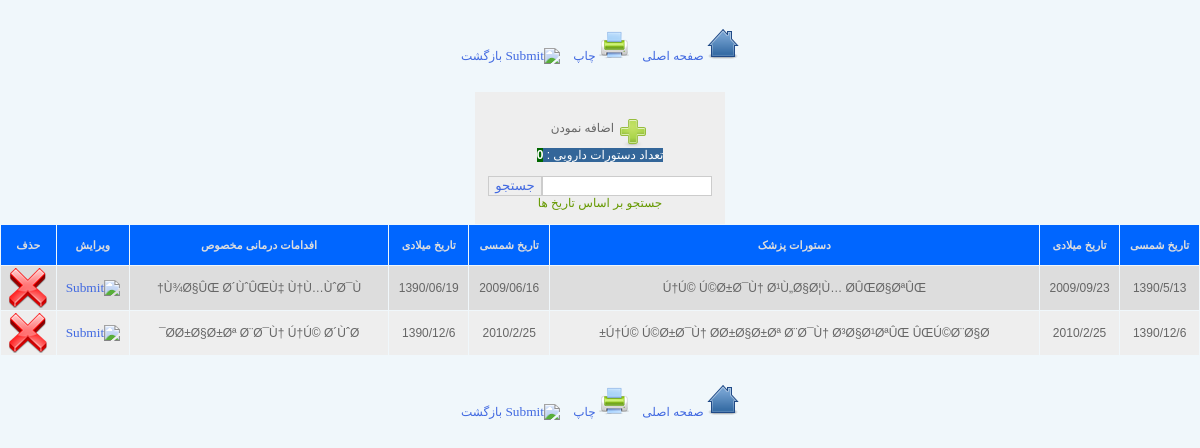
The page /admin/searchMedicationOrders.php (signed in) on the database its author committed.
### tables this page shows
CREATE TABLE IF NOT EXISTS `medicationorders` (
  `medicationOrdersId` int(20) NOT NULL,
  `patientId` int(20) NOT NULL,
  `medicalCommandDateEN` varchar(200) NOT NULL,
  `medicalCommandDateFA` varchar(200) NOT NULL,
  `medicalCommand` varchar(200) NOT NULL,
  `therapeeuticMeasuresDateEN` varchar(200) NOT NULL,
  `therapeeuticMeasuresDateFA` varchar(200) NOT NULL,
  `therapeeuticMeasures` varchar(200) NOT NULL,
  PRIMARY KEY (`medicationOrdersId`)
);

### class/connection.php (called while the page is built, shortened)
<?php
class connection{
	var $link;
	function getdbSettings() {
		$dbSettings['hostName']=$hostName;
		$dbSettings['dbName']=$dbName;
		$dbSettings['dbUser']=$dbUser;
		$dbSettings['dbPass']=$dbPass;
		return $dbSettings;
	}
	function dbConnect() {
		$dbSettings=$this->getdbSettings();
		$hostName=$dbSettings['hostName'];
		$dbName=$dbSettings['dbName'];
		$dbUser=$dbSettings['dbUser'];
		$dbPass=$dbSettings['dbPass'];
		$dbConnectResult=mysql_connect($hostName, $dbUser, $dbPass);
		$this->link=$dbConnectResult;
        if (mysql_select_db($dbName,$dbConnectResult)){
		   return $dbConnectResult;}
		else{
			 $this->closeConnection();
		     return false;}
	}
	function queryRun($query){
		$con3=$this->link;
		$result3=mysql_query($query,$con3);
        if($result3){
			return $result3;}
	    else{
			$this->closeConnection();
			return false;}
	}
}
?>

### admin/searchMedicationOrders.php (the view, shortened to what this page needs)
<!DOCTYPE html PUBLIC "-//W3C//DTD XHTML 1.0 Transitional//EN" "http://www.w3.org/TR/xhtml1/DTD/xhtml1-transitional.dtd">
<html xmlns="http://www.w3.org/1999/xhtml">
<head>
<link rel="stylesheet" type="text/css" href="../themes/default/css/index.css"/>
</head>
<body>
<?php
include("header.php");
$patientId=$_POST['patientId'];
require('../class/connection.php');
$connector=new connection();
$query="SELECT * FROM medicationorders WHERE patientId='$patientId'";
$result=$connector->queryRun($query);
$num_rows = mysql_num_rows($result);
$numberOfMedicationOrders=$num_rows;
?>
<table width="250" border="0" cellspacing="0" cellpadding="0" dir="rtl" align="center" bgcolor="#EEEEEE">
  <tr height="10px"><td></td></tr>
  <tr>
    <td align="center"><br />
<form method="post" action="addMedicationOrders.php">
<input type="hidden" name="condition" id="condition" value="1" /><input type="image" src="../themes/default/images/addIcon.png" align="middle" style="border:none" /> اضافه نمودن</form></td>
  </tr>
  <tr>
    <td align="center"><span style="background:#336699; color:#FFFFFF">تعداد دستورات دارویی : </span><?php echo '<span style="background:#006600; color:#FFFFFF; font-weight:bold">'.$numberOfMedicationOrders.'</span>'; ?></td>
  </tr>
  <tr><td><form method="post" action="searchMedicationOrders.php">
<table align="center" border="0" cellpadding="0" cellspacing="0">
<tr><td align="center">
<br />
<input type="text" name="search" /><input type="submit" value="جستجو" />
<br />
<span style="color:#690">جستجو بر اساس تاریخ ها</span>
<br /><br />
</td></tr>
</table>
</form>
</td></tr>
</table>
<table border="0" cellpadding="2" cellspacing="1" width="100%" dir="rtl" align="center">
<tr align="center" height="40px" bgcolor="#0066FF" style="color:#DDDDDD; font-size:11px">
	<th>تاریخ شمسی</th>
    <th>تاریخ میلادی</th>
    <th>دستورات پزشک</th>
    <th>تاریخ شمسی</th>
    <th>تاریخ میلادی</th>
    <th>افدامات درمانی مخصوص</th>
    <th>ویرایش</th>
    <th>حذف</th>
</tr>
<?php
$connector=new connection();
$search=$_POST['search'];
if($_POST['patientId']!=''){
$query = "(SELECT * FROM medicationorders WHERE patientId='$patientId' AND medicalCommandDateEN LIKE '%$search%' OR patientId='$patientId' AND medicalCommandDateFA LIKE '%$search%' OR patientId='$patientId' AND therapeeuticMeasuresDateEN LIKE '%$search%' OR patientId='$patientId' AND therapeeuticMeasuresDateFA LIKE '%$search%')";
}else{
$query = "(SELECT * FROM medicationorders WHERE medicalCommandDateEN LIKE '%$search%' OR medicalCommandDateFA LIKE '%$search%' OR therapeeuticMeasuresDateEN LIKE '%$search%' OR therapeeuticMeasuresDateFA LIKE '%$search%')";
}
$result=$connector->queryRun($query);
$counter=0;
while($row = mysql_fetch_array($result))
  {
	if($counter%2==0) $bgCondition='#DDDDDD'; else $bgCondition='#EEEEEE';
	$counter++;
	echo '<tr bgcolor="'.$bgCondition.'">' ;
	echo '<td align=center>'.$row['medicalCommandDateFA'].'</td>';
	echo '<td align=center>'.$row['medicalCommandDateEN'].'</td>';
	echo '<td align=center>'.$row['medicalCommand'].'</td>';
	echo '<td align=center>'.$row['therapeeuticMeasuresDateEN'].'</td>';
	echo '<td align=center>'.$row['therapeeuticMeasuresDateFA'].'</td>';
	echo '<td align=center>'.$row['therapeeuticMeasures'].'</td>';
	echo '<td align=center><form method="post" action="editMedicationOrders.php"><input type="hidden" name="medicationOrdersId" id="medicationOrdersId" value="'.$row['medicationOrdersId'].'" /><input type="image" src="../themes/default/images/editIcon.png" style="border:hidden" /></td></form>';
	echo '<td align=center><input type="hidden" name="medicationOrdersId" id="medicationOrdersId" value="'.$row['medicationOrdersId'].'" /><input type="image" src="../themes/default/images/removeIcon.png" onclick="showDeleteDiv(\''.$row['medicationOrdersId'].'\')" style="border:hidden" /></td>';
	echo '</tr>';
  }
?>
</table>
<?php
include("header.php");
?>
<div id="outerDeleteDiv">
</div>
</body>
</html>

### themes/default/css/index.css (style rules this page uses)
body { font-family:Tahoma, Geneva, sans-serif; font-size:12px; color:#666; background:#F0F7FB; margin:0px; }
#outerDeleteDiv { position: fixed; top: 50%; left: 0px; width: 100%; height: 1px; }
input { direction:rtl; font-family:tahoma; border:#CCCCCC thin solid; color:royalblue; }

### rows shown on the page
medicationorders: medicalCommandDateFA "1390/5/13", medicalCommandDateEN "2009/09/23", medicalCommand "Ú†Ú© Ú©Ø±Ø¯Ù† Ø¹Ù„Ø§Ø¦Ù… Ø­ÛŒØ§ØªÛŒ", therapeeuticMeasuresDateEN "2009/06/16", therapeeuticMeasuresDateFA "1390/06/19", therapeeuticMeasures "Ù¾Ø§ÛŒ Ø´ÙˆÛŒÙ‡ Ù†Ù…ÙˆØ¯Ù†"
medicationorders: medicalCommandDateFA "1390/12/6", medicalCommandDateEN "2010/2/25", medicalCommand "Ú†Ú© Ú©Ø±Ø¯Ù† Ø­Ø±Ø§Ø±Øª Ø¨Ø¯Ù† Ø³Ø§Ø¹ØªÛŒ ÛŒÚ©Ø¨Ø§Ø±", therapeeuticMeasuresDateEN "2010/2/25", therapeeuticMeasuresDateFA "1390/12/6", therapeeuticMeasures "Ø­Ø±Ø§Ø±Øª Ø¨Ø¯Ù† Ú†Ú© Ø´ÙˆØ¯"

### other values the page prints
$numberOfMedicationOrders "0"
